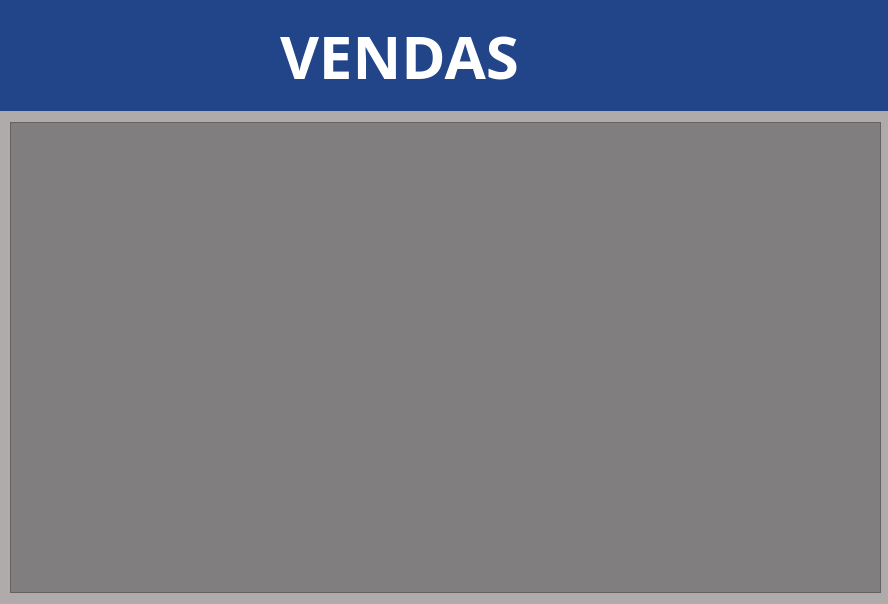
<?xml version="1.0" encoding="UTF-8"?>
<ui version="4.0">
 <class>controle_vendas</class>
 <widget class="QDialog" name="controle_vendas">
  <property name="geometry">
   <rect>
    <x>0</x>
    <y>0</y>
    <width>888</width>
    <height>604</height>
   </rect>
  </property>
  <property name="windowTitle">
   <string>Controle de Vendas</string>
  </property>
  <property name="styleSheet">
   <string notr="true">background-color:#b0abab</string>
  </property>
  <widget class="QWidget" name="widget" native="true">
   <property name="geometry">
    <rect>
     <x>0</x>
     <y>0</y>
     <width>891</width>
     <height>111</height>
    </rect>
   </property>
   <property name="styleSheet">
    <string notr="true">background:#248; 
color: #ffffff;</string>
   </property>
   <widget class="QLabel" name="label">
    <property name="geometry">
     <rect>
      <x>280</x>
      <y>20</y>
      <width>341</width>
      <height>71</height>
     </rect>
    </property>
    <property name="font">
     <font>
      <family>Swis721 Blk BT</family>
      <pointsize>45</pointsize>
      <bold>true</bold>
     </font>
    </property>
    <property name="text">
     <string>VENDAS</string>
    </property>
   </widget>
  </widget>
  <widget class="QTableWidget" name="table_vendas">
   <property name="geometry">
    <rect>
     <x>10</x>
     <y>122</y>
     <width>871</width>
     <height>471</height>
    </rect>
   </property>
   <property name="styleSheet">
    <string notr="true">background:#807e7e;</string>
   </property>
  </widget>
 </widget>
 <resources/>
 <connections/>
</ui>
